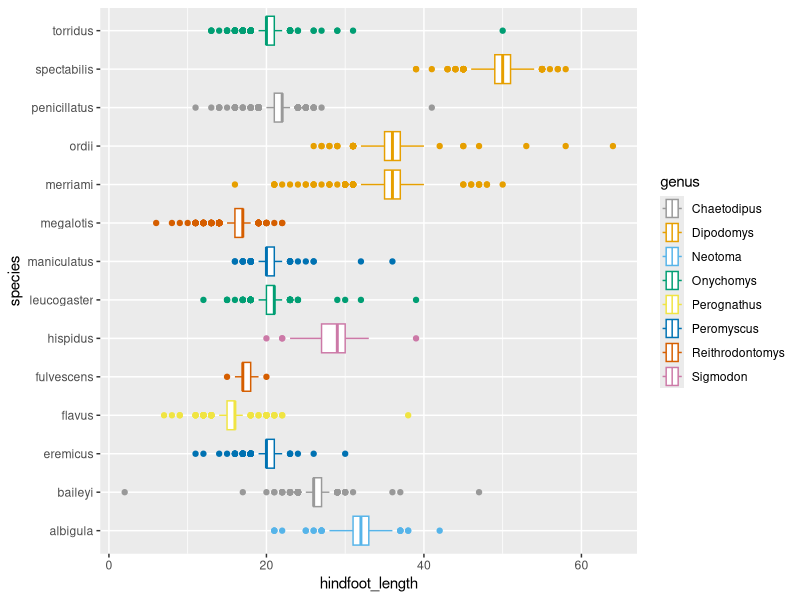
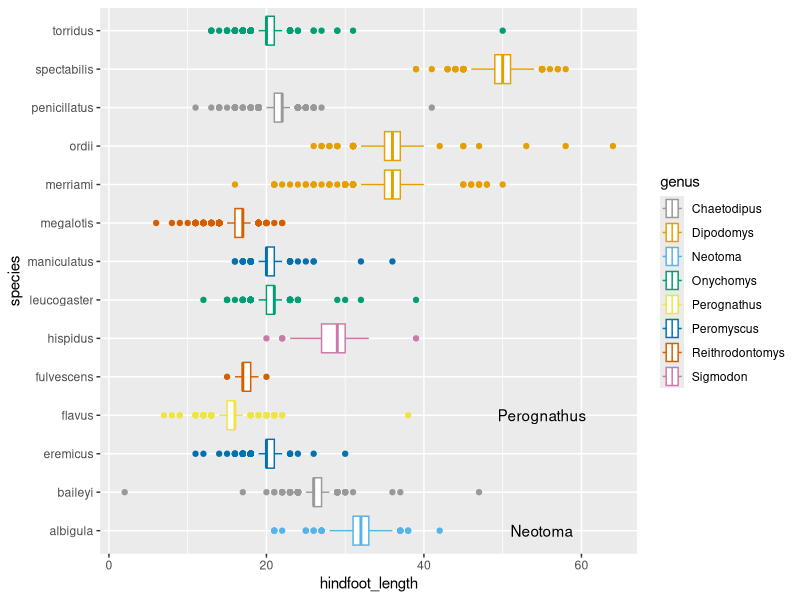

Here is the R script that generated these plots, in order:
## ---- chunk 1
knitr::opts_chunk$set(echo = TRUE, 
                      message = FALSE)

library(tidyverse)
library(here)

surveys <- read_csv(here("2_ggplot-import", "Lab", "surveys.csv"))

## ---- chunk 2
# A color deficient friendly palette with gray:
cdPalette_grey <- c("#999999", "#E69F00", "#56B4E9", "#009E73", "#F0E442", 
                    "#0072B2", "#D55E00", "#CC79A7")
# A color deficient friendly palette with black:
cdPalette_blk <- c("#000000", "#E69F00", "#56B4E9", "#009E73", "#F0E442", 
                   "#0072B2", "#D55E00", "#CC79A7")
surveys %>% 
  ggplot(aes(x = hindfoot_length, y = species, color = genus)) +
  geom_boxplot() +
  scale_color_manual(values = cdPalette_grey)
## ---- chunk 3
ggplot(data = surveys, 
       mapping = aes(y = species, x = hindfoot_length, color = genus)) +
  geom_boxplot() +
  scale_color_manual(values = cdPalette_grey) + 
  annotate("text", y = 1, x = 55, label = "Neotoma") +
  annotate("text", y = 4, x = 55, label = "Perognathus") 
  
